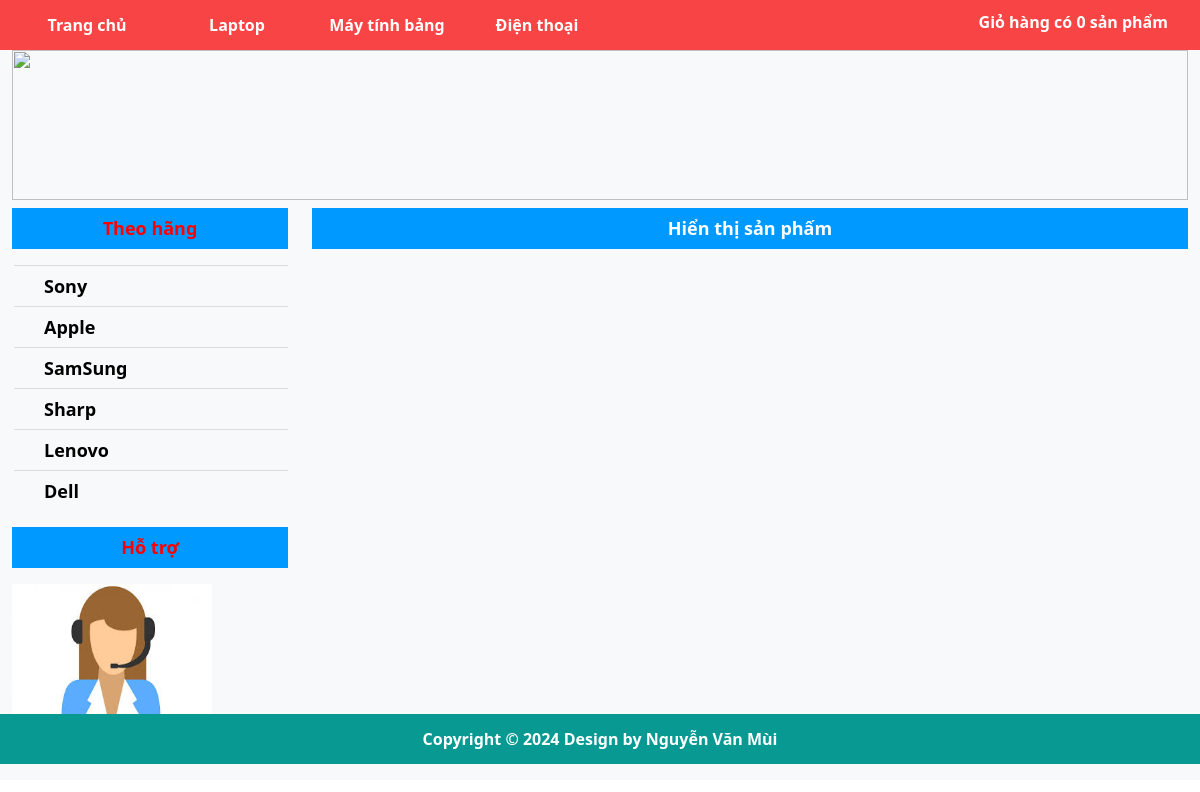
The page /demohoigang.com/index.php?content=xem&id=29 on the database its author committed.
### tables this page shows
CREATE TABLE `danhmucsp` (
  `iddm` int NOT NULL,
  `TenDM` varchar(100) NOT NULL,
  `idhang` int NOT NULL
);

CREATE TABLE `hangsx` (
  `idhang` int NOT NULL,
  `TenHang` varchar(50) NOT NULL,
  `ThuTu` int NOT NULL,
  `AnHien` int NOT NULL
);

### demohoigang.com/menu_thuonghieu.php (the view, shortened to what this page needs)
<form method="post" action="View_theohangsx.php">
<?php
	require('./ketnoi/ketnoicsdl.php');
	$sql = "select * from hangsx where anhien=1 order by thutu asc";
	$query = mysqli_query($con, $sql);
  	if(mysqli_num_rows($query) > 0){
		while($row = mysqli_fetch_array($query)){?>
        <li><a href="index.php?action=hang&hangsx=<?php echo $row['idhang']; ?>"><?php echo $row['TenHang']; ?></a></li>
        <?php
		}
	}
?>
</form>

### demohoigang.com/menu_top.php (shortened to what this page needs)
<!DOCTYPE html>
<html>
<head>
</head>
<body>
<?php
	require('./ketnoi/ketnoicsdl.php');
	$sql = "select * from danhmucsp order by iddm desc";
	$query = mysqli_query($con, $sql);
  	if(mysqli_num_rows($query) > 0){
		while($row = mysqli_fetch_array($query)){?>
        <li><a href="index.php?action=danhmuc&dm=<?php echo $row['iddm']; ?>"><?php echo $row['TenDM']; ?></a></li>
        <?php
		}
	}
?>
</body>
</html>

### demohoigang.com/style/index.css (style rules this page uses)
.menu_top ul li { float: left; line-height: 50px; text-align: center; width: 150px; }
.menu_top a { text-decoration: none; font-weight: bold; color: white; }
.menu_left ul li { margin-left:-30px; border-top: 1px solid gainsboro; line-height: 40px; font-weight: bold; }
.menu_left ul li a { text-decoration:none; margin-left: 30px; color:#000; }

### rows shown on the page
danhmucsp: TenDM "Laptop"
danhmucsp: TenDM "Máy tính bảng"
danhmucsp: TenDM "Điện thoại"
hangsx: TenHang "Sony"
hangsx: TenHang "Apple"
hangsx: TenHang "SamSung"
hangsx: TenHang "Sharp"
hangsx: TenHang "Lenovo"
hangsx: TenHang "Dell"

### other values the page prints
$count "0"
